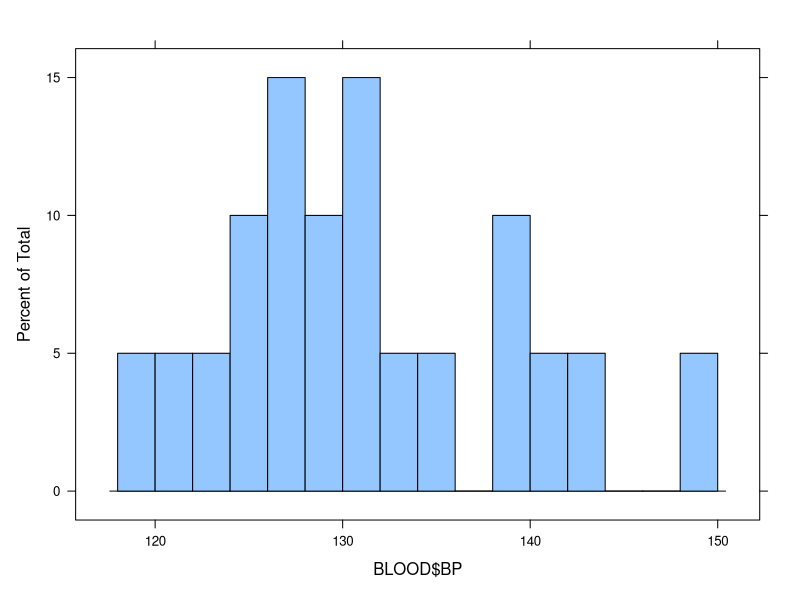
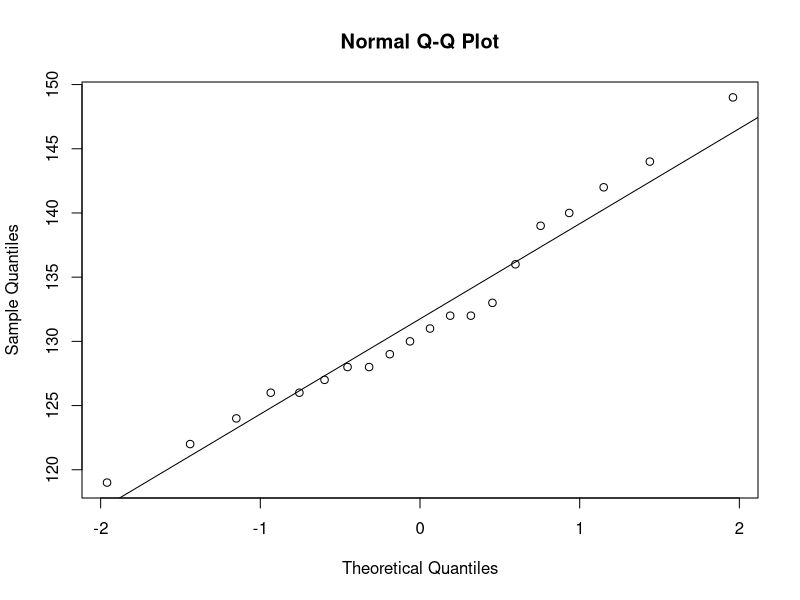
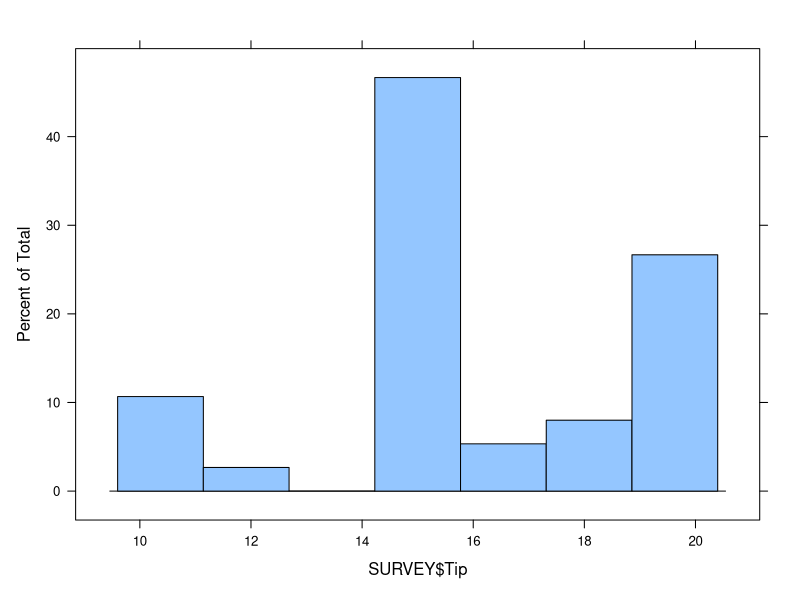

Reproduce these figures in R, in order.
## ---- chunk 1
library(lattice)
library(nortest)
## ---- chunk 2
options(scipen=999) #options(scipen=0)
## ---- chunk 3
Id <- c(1, 2, 3, 4, 5, 6, 7, 8, 9, 10, 11, 12, 13, 14, 15, 16, 17, 18, 19, 20)
BP <- c(128, 127, 124, 126, 144, 142, 133, 140, 132, 131, 130, 132, 149, 122, 139, 119,136, 129, 126, 128)

BLOOD <- data.frame(Id, BP) # pass the two vectors into the function to create a date frame object. 

# look at the data frame
str(BLOOD)
BLOOD
## ---- chunk 4
histogram(~BLOOD$BP, breaks = 20) # use the breaks argument to manipulate how many breaks to put in your historgram so that you can see the distribution better than the default option

# examine visually; normal fit using quantile-quantile plots 
qqnorm(BLOOD$BP); qqline(BLOOD$BP)
## ---- chunk 5
# Load the nortest library if not loaded 
#library(nortest) 

# pass the variable of interest into the function
shapiro.test(BLOOD$BP) # The p value is > .05

# pass the variable into the function
lillie.test(BLOOD$BP) # The p value is > .05
## ---- chunk 6
BP.mean <- mean(BLOOD$BP)
BP.mean

BP.sd <- sd(BLOOD$BP)
BP.sd 
## ---- chunk 7
(BP.mean - 120) / (BP.sd / sqrt(20)) 
## ---- chunk 8
t.test(BLOOD$BP, mu = 120)
## ---- chunk 9
# Calculate the standard deviation
BP.dev <- BLOOD$BP - mean(BLOOD$BP) # Create deviation scores for each value from the sample mean.
BP.dev # notice some deviation scores are positive or negative based on whether the scores are above or below the sample mean

# Square those deviation scores 
BP.squared.dev <- BP.dev^2
BP.squared.dev # Now these are all squared values

# sum the squared deviations
BP.SS <- sum(BP.squared.dev) 
BP.SS

# biased variance; SS/n
BP.var.biased <- BP.SS/length(BLOOD$BP) 
BP.var.biased

# unbiased variance; SS/(n-1)
BP.var.unbiased <- BP.SS/(length(BLOOD$BP) - 1)
BP.var.unbiased

# biased sd (square root of biased variance)
BP.sd.biased <- sqrt(BP.var.biased)
BP.sd.biased

# unbiased sd  (square root of unbiased variance)
BP.sd.unbiased <- sqrt(BP.var.unbiased)
BP.sd.unbiased

# unbiased estimates using the functions
BP.var <- var(BLOOD$BP)
BP.sd <- sd(BLOOD$BP)
## ---- chunk 10
df = 20 - 1 #Because our n is 20
df

# or use the length() function
df = length(BLOOD$BP) - 1
df                                 
## ---- chunk 11
HAPPY <- read.csv("FinalsHappiness.csv")
str(HAPPY)
## ---- chunk 12
t.test(HAPPY$Pre, HAPPY$Post, paired = TRUE)
## ---- chunk 13
wilcox.test(HAPPY$Pre, HAPPY$Post, paired = TRUE)
## ---- chunk 14
HAPPY.t <- t.test(HAPPY$Pre, HAPPY$Post, paired = TRUE)

# Now put those values into a formula
HAPPY.r2 <- HAPPY.t$statistic^2 / ((HAPPY.t$statistic^2) + HAPPY.t$parameter)
HAPPY.r2

# if you wanted r rather than r squared, just take the square root.
HAPPY.r <- sqrt(HAPPY.r2)
HAPPY.r
## ---- chunk 15
BLOOD.d <- abs((mean(BLOOD$BP) - 120) / sd(BLOOD$BP))
BLOOD.d
## ---- chunk 16
# define the function
cohens.d.two.sample <- function(xvar1, xvar2, paired=TRUE){
  if (!paired) { #if paired is FALSE
    pooledvar = 
    d = abs((mean(xvar1) - mean(xvar2)) / pooledvar) 
  } else {
    d = abs((mean(xvar1) - mean(xvar2)) / sd(xvar1 - xvar2)) 
  }
   return(d) # return the value of d
}
cohens.d.one.sample <- function(xvar, mu, sigma=TRUE){
  if (!sigma) { #if sigma is FALSE
   d = abs((mean(xvar) - mu) / sd(xvar)) # calculate using sd
  } else { #otherwise, sigma is TRUE
   d = abs((mean(xvar) - mu) / sigma) # calculate using sigma
  }
  return(d) # return the value of d
}

## ---- chunk 17
HAPPY.d <- cohens.d.two.sample(HAPPY$Pre, HAPPY$Post)
HAPPY.d
# enter the arguments and assigne the value returned from the calculation to an object named BLOOD.d
BLOOD.d <- cohens.d.one.sample(BLOOD$BP, 120, sigma = F)
BLOOD.d # Notice this is the same value as before. 
## ---- chunk 18
HAPPY.d <- abs((mean(HAPPY$Pre) - mean(HAPPY$Post)) / sd(HAPPY$Pre - HAPPY$Post))
HAPPY.d

# Or if you have a difference score,
HAPPY$Diff <- HAPPY$Pre - HAPPY$Post
HAPPY.d <- abs((mean(HAPPY$Diff)) / sd(HAPPY$Diff))
HAPPY.d
## ---- chunk 19
SURVEY <- read.csv("SurveyQuestions.csv")
SURVEY$Tip <- SURVEY$Q19 # On average, what percentage tip do you leave after a meal at a restaurant?
SURVEY$SocialMediaPerDay <- SURVEY$Q20 # On average, how many hours a day do you spend on social media?
ExercisePerWeek <- SURVEY$Q25 # On average, how many hours a week do you exercise? 
SURVEY$ExercisePerDay <- ExercisePerWeek/7 # divide by 7 for days
SURVEY$SleepPerNight <- SURVEY$Q26 #On average, how many hours of sleep do you get per night?
SURVEY <- subset(SURVEY, select = c(ID, Gender, Tip, ExercisePerDay, SocialMediaPerDay))
str(SURVEY)
## ---- chunk 20
tipping.t <- t.test(SURVEY$Tip, mu = 16.08026)
tipping.t
## ---- chunk 21
shapiro.test(SURVEY$Tip)

histogram(~SURVEY$Tip)
## ---- chunk 22
t.test(SURVEY$ExercisePerDay, SURVEY$SocialMediaPerDay, paired = TRUE)

mean(SURVEY$ExercisePerDay); mean(SURVEY$SocialMediaPerDay)
## ---- chunk 23
WEIGHT <- read.csv("Weight.csv")
str(WEIGHT)
## ---- chunk 24
t.test(WEIGHT$Before, WEIGHT$After, paired = TRUE)

mean(WEIGHT$Before); mean(WEIGHT$After)
## ---- chunk 25
# assign the results of the t-test to an object that you can refer to in order to extract the information needed for calculating the r-squared effect size.
WEIGHT.t <- t.test(WEIGHT$Before, WEIGHT$After, paired = TRUE) 

# Now put those values into a formula
WEIGHT.r <- sqrt(WEIGHT.t$statistic^2 / ((WEIGHT.t$statistic^2) + WEIGHT.t$parameter))
WEIGHT.r
